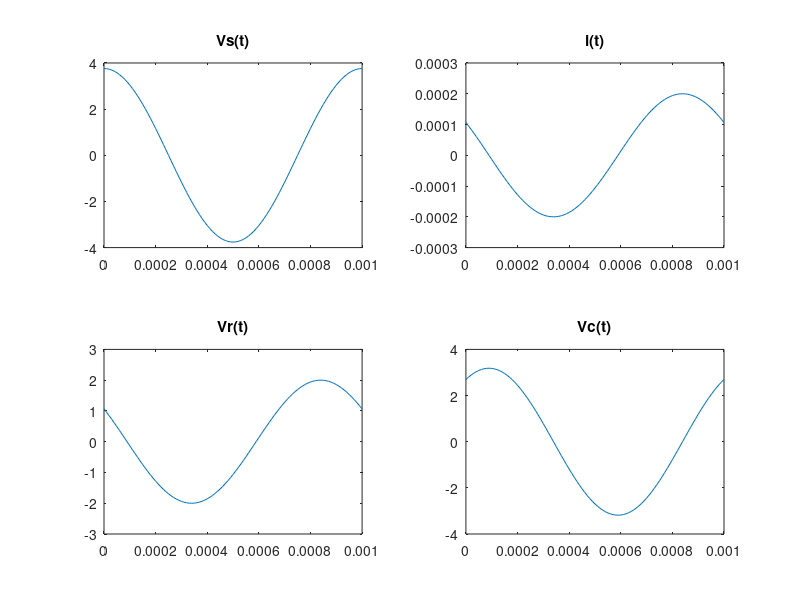

Write MATLAB code to recreate this figure.
# p : phasor
# w : omega
# t : time range
phasor2tf = @(p,w, t) abs(p)*cos(w*t + angle(p));

f = 1e3;
A = 3.76;
w = 2*pi*f;

R = 10e3;
C = .01e-6;

Vs = A*exp(j*0);
Z = R+1/(j*w*C);

I = Vs/Z;
Vr = R*I;
Vc = I / (j*w*C);

t = [0:1/(100*f): 1/f];

Vst = phasor2tf(Vs,w,t);
it = phasor2tf(I,w,t);
Vrt = phasor2tf(Vr,w,t);
Vct = phasor2tf(Vc,w,t);

subplot(2,2,1);
plot(t, Vst);
title('Vs(t)');

subplot(2,2,2);
plot(t, it);
title('i(t)');

subplot(2,2,3);
plot(t, Vrt);
title('Vr(t)');

subplot(2,2,4);
plot(t, Vct);
title('Vc(t)');